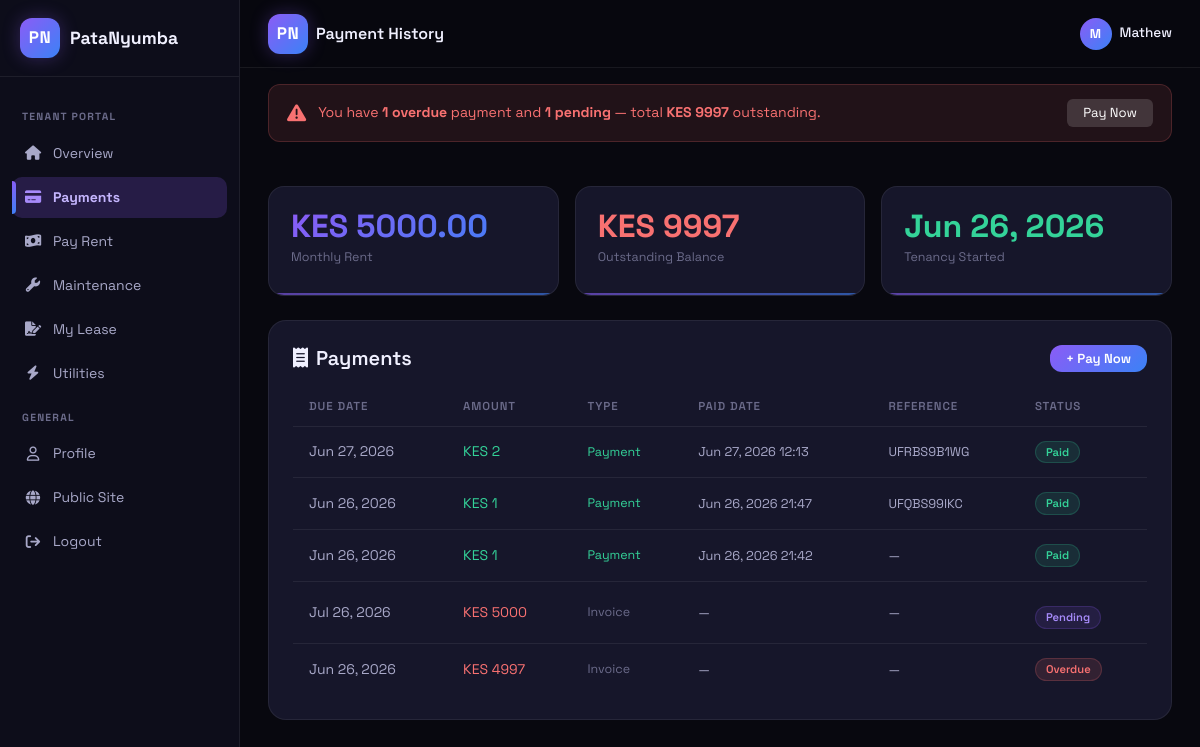
The page /portal/payments/ (signed in) on the database as committed earlier.
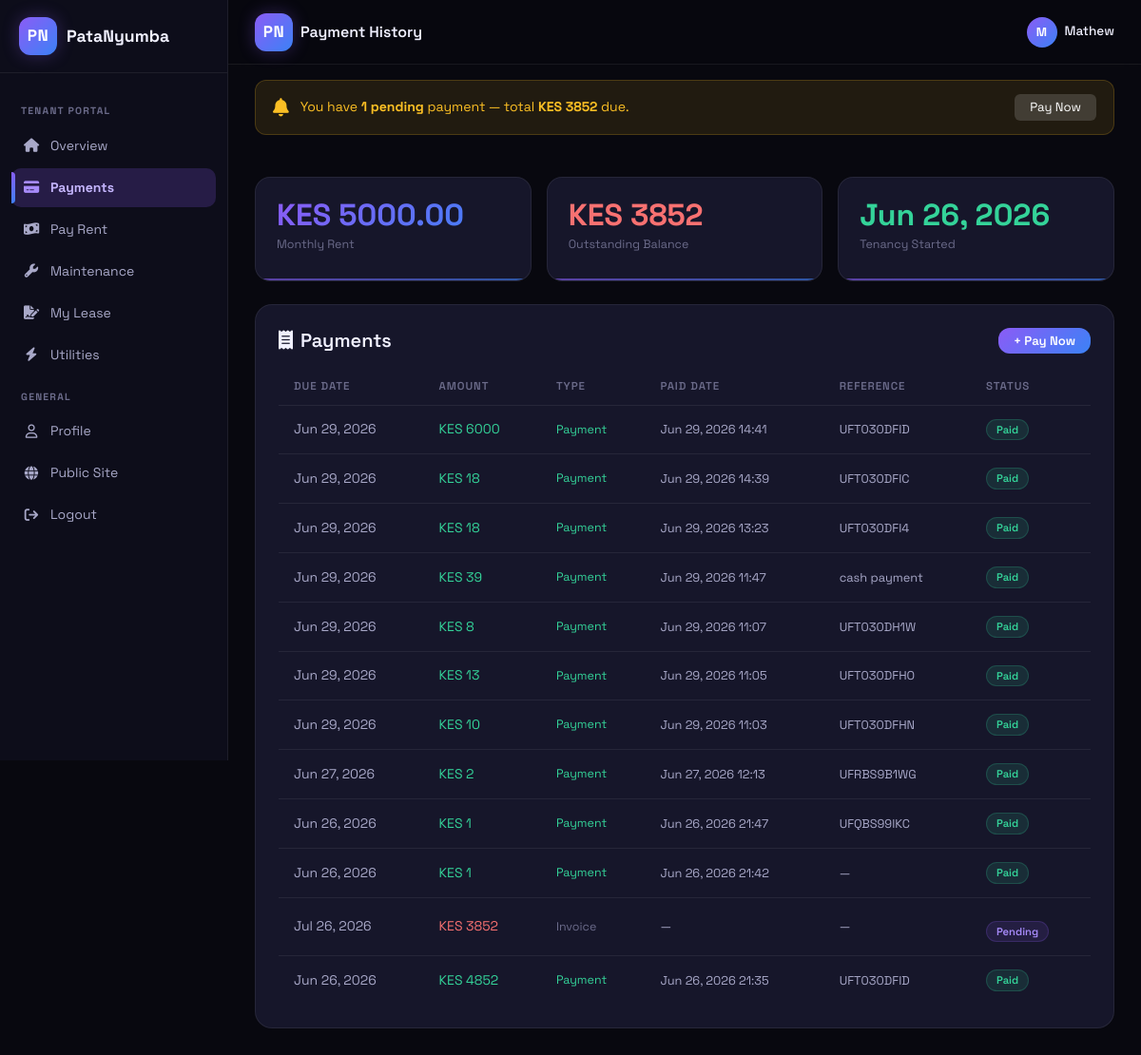
The same page on the database as committed later.
### tenants/models.py (models this page shows, shortened)
class Tenancy(models.Model):
    STATUS_CHOICES = [
        ('active', 'Active'),
        ('ended', 'Ended'),
        ('terminated', 'Terminated'),
    ]
    tenant = models.ForeignKey(settings.AUTH_USER_MODEL, on_delete=models.CASCADE, related_name='tenancies')
    unit = models.ForeignKey(Unit, on_delete=models.CASCADE, related_name='tenancies')
    start_date = models.DateField()
    end_date = models.DateField(null=True, blank=True)
    deposit_paid = models.DecimalField(max_digits=10, decimal_places=2, default=0)
    monthly_rent = models.DecimalField(max_digits=10, decimal_places=2)
    status = models.CharField(max_length=20, choices=STATUS_CHOICES, default='active')
    created_at = models.DateTimeField(auto_now_add=True)
    updated_at = models.DateTimeField(auto_now=True)
    class Meta:
        verbose_name_plural = 'tenancies'
        ordering = ['-created_at']

class RentPayment(models.Model):
    STATUS_CHOICES = [
        ('pending', 'Pending'),
        ('paid', 'Paid'),
        ('overdue', 'Overdue'),
        ('late', 'Late'),
    ]
    METHOD_CHOICES = [
        ('mpesa', 'M-Pesa'),
        ('cash', 'Cash'),
        ('bank', 'Bank Transfer'),
        ('utility', 'Utility'),
        ('other', 'Other'),
    ]
    tenancy = models.ForeignKey(Tenancy, on_delete=models.CASCADE, related_name='payments')
    amount = models.DecimalField(max_digits=10, decimal_places=2)
    due_date = models.DateField()
    paid_date = models.DateField(null=True, blank=True)
    status = models.CharField(max_length=20, choices=STATUS_CHOICES, default='pending')
    payment_method = models.CharField(max_length=10, choices=METHOD_CHOICES, default='mpesa')
    reference = models.CharField(max_length=100, blank=True, help_text='Transaction reference (M-Pesa code or receipt)')
    notes = models.TextField(blank=True)
    utility_bill = models.OneToOneField('UtilityBill', null=True, blank=True, on_delete=models.SET_NULL, related_name='rent_payment')
    created_at = models.DateTimeField(auto_now_add=True)
    class Meta:
        ordering = ['-due_date']

### tenants/views.py (the view)
# urls.py: path('payments/', views.portal_payments, name='payments'),
@login_required
def portal_payments(request):
    if request.user.profile.role != 'tenant':
        messages.error(request, 'Access denied.')
        return redirect('website:home')
    qs = RentPayment.objects.filter(tenancy__tenant=request.user).select_related('tenancy__unit').order_by('-created_at')
    payments = paginate(request, qs, per_page=15)
    tenancy = Tenancy.objects.filter(tenant=request.user, status='active').first()
    total_balance = RentPayment.objects.filter(tenancy__tenant=request.user).exclude(status='paid').exclude(notes='stk_intermediary').aggregate(s=Sum('amount'))['s'] or 0
    return render(request, 'tenants/portal_payments.html', {'payments': payments, 'tenancy': tenancy, 'total_balance': total_balance, 'active_tab': 'payments'})

### core/pagination.py (called while the page is built)
def paginate(request, queryset, per_page=15):
    page = request.GET.get('page', 1)
    paginator = Paginator(queryset, per_page)
    try:
        page_obj = paginator.page(page)
    except PageNotAnInteger:
        page_obj = paginator.page(1)
    except EmptyPage:
        page_obj = paginator.page(paginator.num_pages)
    return page_obj

### dashboard/context_processors.py (called while the page is built)
def unread_inquiries(request):
    if request.user.is_authenticated and hasattr(request.user, 'profile') and request.user.profile.role == 'landlord':
        count = Inquiry.objects.filter(unit__property__owner=request.user, is_read=False).count()
        recent = Inquiry.objects.filter(unit__property__owner=request.user, is_read=False).select_related('unit', 'unit__property').order_by('-created_at')[:5]
        return {'unread_count': count, 'recent_inquiries': recent}
    return {'unread_count': 0, 'recent_inquiries': []}

### tenants/templatetags/tenant_extras.py (called while the page is built)
@register.inclusion_tag('tenants/_rent_reminder.html', takes_context=True)
def rent_reminder(context):
    user = context['request'].user
    if user.is_anonymous or user.profile.role != 'tenant':
        return {'show': False}
    qs = RentPayment.objects.filter(tenancy__tenant=user, status__in=['pending', 'overdue']).exclude(notes='stk_intermediary')
    overdue = qs.filter(status='overdue').count()
    pending = qs.filter(status='pending').count()
    total = qs.aggregate(s=Sum('amount'))['s'] or 0
    if overdue == 0 and pending == 0:
        return {'show': False}
    return {'show': True, 'overdue_count': overdue, 'pending_count': pending, 'total_balance': total}

### templates/tenants/portal_payments.html (shortened to what this page needs)
{% extends 'tenants/portal_base.html' %}
{% block portal_title %}Payment History{% endblock %}
{% block portal_content %}
{% if tenancy %}
<div class="row g-3 mb-4">
    <div class="col">
        <div class="db-stat-card">
            <div class="db-stat-val gt">KES {{ tenancy.monthly_rent }}</div>
            <div class="db-stat-lbl">Monthly Rent</div>
        </div>
    </div>
    <div class="col">
        <div class="db-stat-card">
            <div class="db-stat-val" style="color:{% if total_balance > 0 %}#f87171{% else %}#34d399{% endif %}">KES {{ total_balance }}</div>
            <div class="db-stat-lbl">Outstanding Balance</div>
        </div>
    </div>
    <div class="col">
        <div class="db-stat-card">
            <div class="db-stat-val" style="color:#34d399">{{ tenancy.start_date|date:'M d, Y' }}</div>
            <div class="db-stat-lbl">Tenancy Started</div>
        </div>
    </div>
</div>
{% endif %}
<div class="gc p-4">
    <div class="d-flex justify-content-between align-items-center mb-3">
        <h5 class="fw-semibold mb-0"><i class="fa-solid fa-receipt me-2"></i>Payments</h5>
        <a href="{% url 'portal:pay' %}" class="bgrd btn px-3 py-1" style="font-size:.82rem">+ Pay Now</a>
    </div>
    {% if payments %}
    <div class="table-responsive">
        <table class="db-table">
            <thead><tr><th>Due Date</th><th>Amount</th><th>Type</th><th>Paid Date</th><th>Reference</th><th>Status</th></tr></thead>
            <tbody>
                {% for p in payments %}
                <tr>
                    <td>{{ p.due_date|date:'M d, Y' }}</td>
                    <td style="color:{% if p.status == 'paid' %}#34d399{% else %}#f87171{% endif %}">KES {{ p.amount|floatformat:0 }}</td>
                    <td style="font-size:.78rem">{% if p.status == 'paid' %}<span style="color:#34d399">Payment</span>{% else %}<span style="color:var(--tx3)">Invoice</span>{% endif %}</td>
                    <td style="font-size:.8rem">{% if p.status == 'paid' %}{{ p.created_at|date:'M d, Y H:i' }}{% else %}—{% endif %}</td>
                    <td style="font-size:.8rem">{{ p.reference|default:'—' }}</td>
                    <td>
                        {% if p.status == 'paid' %}<span class="badge-vacant">Paid</span>
                        {% elif p.status == 'overdue' %}<span class="badge-occupied">Overdue</span>
                        {% elif p.status == 'late' %}<span class="ftag-warning">Late</span>
                        {% else %}<span class="ftag">Pending</span>{% endif %}
                    </td>
                </tr>
                {% endfor %}
            </tbody>
        </table>
    </div>
    {% else %}
    <p style="color:var(--tx3);text-align:center;padding:20px 0">No payment records yet.</p>
    {% endif %}
</div>
{% endblock %}

### templates/tenants/portal_base.html (shortened to what this page needs)
<!DOCTYPE html>
<html lang="en" id="htmlRoot">
<head>
    <link href="/static/css/bootstrap.min.css" rel="stylesheet">
    <link href="/static/css/all.min.css" rel="stylesheet">
    <link href="/static/css/style.css" rel="stylesheet">
</head>
<body>
    <div class="db-sidebar" id="dbSidebar">
        <div class="db-logo">
            <div class="logo-i" style="font-weight:800;font-family:'Space Grotesk',sans-serif;font-size:1.05rem;letter-spacing:.5px">PN</div>
            <span>PataNyumba</span>
        </div>
        <div class="db-nav">
            <div class="db-nav-section">Tenant Portal</div>
            <a href="{% url 'portal:home' %}" class="db-nl {% if active_tab == 'home' %}active{% endif %}"><i class="fa-solid fa-house"></i> Overview</a>
            <a href="{% url 'portal:payments' %}" class="db-nl {% if active_tab == 'payments' %}active{% endif %}"><i class="fa-solid fa-credit-card"></i> Payments</a>
            <a href="{% url 'portal:pay' %}" class="db-nl {% if active_tab == 'pay' %}active{% endif %}"><i class="fa-solid fa-money-bill-wave"></i> Pay Rent</a>
            <a href="{% url 'portal:maintenance' %}" class="db-nl {% if active_tab == 'maintenance' %}active{% endif %}"><i class="fa-solid fa-wrench"></i> Maintenance</a>
            <a href="{% url 'portal:lease' %}" class="db-nl {% if active_tab == 'lease' %}active{% endif %}"><i class="fa-solid fa-file-signature"></i> My Lease</a>
            <a href="{% url 'portal:utilities' %}" class="db-nl {% if active_tab == 'utilities' %}active{% endif %}"><i class="fa-solid fa-bolt"></i> Utilities</a>
            <div class="db-nav-section">General</div>
            <a href="{% url 'accounts:profile' %}" class="db-nl"><i class="fa-regular fa-user"></i> Profile</a>
            <a href="{% url 'website:home' %}" class="db-nl"><i class="fa-solid fa-globe"></i> Public Site</a>
            <a href="{% url 'accounts:logout' %}" class="db-nl"><i class="fa-solid fa-arrow-right-from-bracket"></i> Logout</a>
        </div>
    </div>
    <div class="db-top">
        <div class="d-flex align-items-center gap-2">
            <div class="logo-i d-none d-sm-flex" style="font-weight:800;font-family:'Space Grotesk',sans-serif;font-size:1.05rem;letter-spacing:.5px">PN</div>
            <div style="font-weight:600">{% block portal_title %}Tenant Portal{% endblock %}</div>
        </div>
        <div class="ms-auto d-flex align-items-center gap-2">
            <div class="db-avatar">{{ user.username|first|upper }}</div>
            <span style="font-size:.85rem;font-weight:500">{{ user.username }}</span>
        </div>
    </div>
    <div class="db-main">
        {% load tenant_extras %}
        {% rent_reminder %}
        <div class="db-content">
            {% block portal_content %}{% endblock %}
        </div>
    </div>
</body>
</html>

### templates/tenants/_rent_reminder.html
{% if show %}
<div style="padding:16px 28px 0">
    <div style="background:{% if overdue_count > 0 %}rgba(248,113,113,.1);border:1px solid rgba(248,113,113,.2);color:#f87171{% else %}rgba(251,191,36,.1);border:1px solid rgba(251,191,36,.2);color:#fbbf24{% endif %};border-radius:12px;padding:14px 18px;display:flex;align-items:center;gap:12px;margin-bottom:16px">
        <i class="fa-solid fa-{% if overdue_count > 0 %}exclamation-triangle{% else %}bell{% endif %}" style="font-size:1.2rem"></i>
        <div style="flex:1;font-size:.88rem">
            {% if overdue_count > 0 %}
                You have <strong>{{ overdue_count }} overdue</strong> payment{{ overdue_count|pluralize }}
                {% if pending_count > 0 %} and <strong>{{ pending_count }} pending</strong>{% endif %}
                — total <strong>KES {{ total_balance }}</strong> outstanding.
            {% else %}
                You have <strong>{{ pending_count }} pending</strong> payment{{ pending_count|pluralize }} — total <strong>KES {{ total_balance }}</strong> due.
            {% endif %}
        </div>
        <a href="{% url 'portal:pay' %}" class="btn px-3 py-1" style="background:rgba(255,255,255,.15);border:none;color:#fff;font-size:.82rem;white-space:nowrap;text-decoration:none">Pay Now</a>
    </div>
</div>
{% endif %}

### static/css/style.css (style rules this page uses)
:root { --bg: #08080f; --bg2: #0d0d1a; --bg3: #12121f; --sf: #16162a; --bd: rgba(255, 255, 255, 0.07); --bd2: rgba(255, 255, 255, 0.13); --tx: #f0f0ff; --tx2: #a8a8c8; --tx3: #6b6b8a; --pur: #8b5cf6; --blu: #3b82f6; --grad: linear-gradient(135deg, #8b5cf6, #3b82f6); --nav: 68px; --dsb: 240px; }
*, *::before, *::after { box-sizing: border-box; }
html { scroll-behavior: smooth; }
body { font-family: "Space Grotesk", sans-serif; background: var(--bg); color: var(--tx); overflow-x: hidden; transition: background 0.3s, color 0.3s; }
a { text-decoration: none; color: inherit; }
.gt { background: var(--grad); -webkit-background-clip: text; -webkit-text-fill-color: transparent; background-clip: text; }
.gc { background: var(--sf); border: 1px solid var(--bd); border-radius: 18px; transition: 0.3s; }
.bgrd { background: var(--grad); border: none; color: #fff; font-family: "Space Grotesk", sans-serif; font-weight: 600; border-radius: 12px; transition: 0.25s; cursor: pointer; }
.logo-i { width: 40px; height: 40px; background: var(--grad); border-radius: 12px; display: flex; align-items: center; justify-content: center; color: #fff; font-size: 0.95rem; flex-shrink: 0; box-shadow: 0 0 18px rgba(139, 92, 246, 0.3); }
.ftag { display: inline-block; margin-top: 10px; padding: 2px 10px; border-radius: 100px; font-size: 0.7rem; font-weight: 600; background: rgba(139, 92, 246, 0.12); color: #a78bfa; border: 1px solid rgba(139, 92, 246, 0.2); }
.db-top { position: fixed; top: 0; left: var(--dsb); right: 0; height: var(--nav); background: rgba(8, 8, 15, 0.85); backdrop-filter: blur(20px); border-bottom: 1px solid var(--bd); z-index: 900; display: flex; align-items: center; padding: 0 28px; gap: 16px; transition: left 0.3s; }
.db-avatar { width: 32px; height: 32px; border-radius: 50%; background: var(--grad); display: flex; align-items: center; justify-content: center; color: #fff; font-size: 0.8rem; font-weight: 700; flex-shrink: 0; }
.db-sidebar { position: fixed; top: 0; left: 0; width: var(--dsb); height: 100vh; background: var(--bg2); border-right: 1px solid var(--bd); z-index: 950; display: flex; flex-direction: column; overflow: hidden; transition: 0.3s; }
.db-logo { padding: 18px 20px; border-bottom: 1px solid var(--bd); display: flex; align-items: center; gap: 10px; font-size: 1.1rem; font-weight: 700; color: var(--tx); }
.db-nav { flex: 1; padding: 16px 12px; overflow-y: auto; }
.db-nav-section { font-size: 0.65rem; font-weight: 700; text-transform: uppercase; letter-spacing: 0.12em; color: var(--tx3); padding: 0 10px; margin: 16px 0 8px; }
.db-nl { display: flex; align-items: center; gap: 11px; padding: 10px 12px; border-radius: 10px; font-size: 0.875rem; color: var(--tx2); margin-bottom: 3px; cursor: pointer; border: none; width: 100%; background: transparent; font-family: "Space Grotesk", sans-serif; text-align: left; transition: 0.2s; position: relative; }
.db-nl i { width: 18px; text-align: center; font-size: 0.9rem; }
.db-nl.active { background: rgba(139, 92, 246, 0.2); color: #c4b5fd; font-weight: 700; }
.db-nl.active i { color: #a78bfa; }
.db-nl.active::before { content: ""; position: absolute; left: 0; top: 10%; bottom: 10%; width: 4px; background: linear-gradient(135deg, #8b5cf6, #3b82f6); border-radius: 0 4px 4px 0; }
.db-main { margin-left: var(--dsb); padding-top: var(--nav); min-height: 100vh; }
.db-content { padding: 28px; }
.db-stat-card { background: var(--sf); border: 1px solid var(--bd); border-radius: 16px; padding: 22px; position: relative; overflow: hidden; transition: 0.3s; }
.db-stat-card::after { content: ""; position: absolute; bottom: 0; left: 0; right: 0; height: 2px; background: var(--grad); opacity: 0.6; }
.db-stat-val { font-size: 2rem; font-weight: 700; line-height: 1.1; margin-bottom: 4px; }
.db-stat-lbl { font-size: 0.78rem; color: var(--tx3); margin-bottom: 6px; }
.db-table { width: 100%; border-collapse: collapse; }
.db-table th { font-size: 0.72rem; font-weight: 600; text-transform: uppercase; letter-spacing: 0.08em; color: var(--tx3); padding: 10px 16px; border-bottom: 1px solid var(--bd); text-align: left; }
.db-table td { padding: 14px 16px; border-bottom: 1px solid var(--bd); font-size: 0.875rem; color: var(--tx2); }
.db-table tr:last-child td { border-bottom: none; }
.badge-vacant { display: inline-block; padding: 2px 10px; border-radius: 100px; font-size: 0.7rem; font-weight: 600; background: rgba(52, 211, 153, 0.12); color: #34d399; border: 1px solid rgba(52, 211, 153, 0.2); }

Rows that differ between the two databases and show on the page:
added RentPayment: due_date "Jun 29, 2026", amount "6000", status "Payment", created_at "Jun 29, 2026 14:41", reference "UFT030DFID"
added RentPayment: due_date "Jun 29, 2026", amount "18", status "Payment", created_at "Jun 29, 2026 14:39", reference "UFT030DFIC"
added RentPayment: due_date "Jun 29, 2026", amount "18", status "Payment", created_at "Jun 29, 2026 13:23", reference "UFT030DFI4"
added RentPayment: due_date "Jun 29, 2026", amount "39", status "Payment", created_at "Jun 29, 2026 11:47", reference "cash payment"
added RentPayment: due_date "Jun 29, 2026", amount "8", status "Payment", created_at "Jun 29, 2026 11:07", reference "UFT030DH1W"
added RentPayment: due_date "Jun 29, 2026", amount "13", status "Payment", created_at "Jun 29, 2026 11:05", reference "UFT030DFHO"
added RentPayment: due_date "Jun 29, 2026", amount "10", status "Payment", created_at "Jun 29, 2026 11:03", reference "UFT030DFHN"
changed RentPayment "Jul 26, 2026": amount "5000" → "3852"
changed RentPayment: amount "4997" → "4852"; created_at (not shown) → "Jun 26, 2026 21:35"; reference "—" → "UFT030DFID"; status "Invoice — Overdue" → "Payment Paid"
Other text that changed with them:
{{ pending_count }}: (not shown) → "1"
{{ total_balance }}: (not shown) → "3852"
{{ total_balance }}: "9997" → "3852"
{{ overdue_count }}: "1" → (not shown)
{{ pending_count }}: "1" → (not shown)
{{ total_balance }}: "9997" → (not shown)
text no longer shown: "overdue and outstanding."
text now shown: "due."
